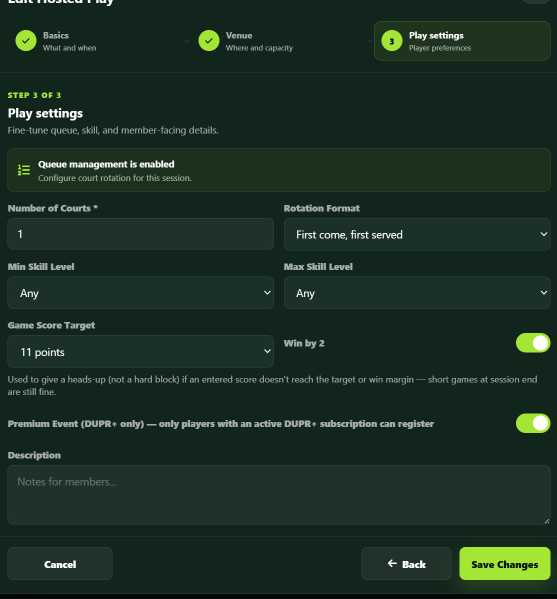
#> input picture docs/screenshots/01-premium-event-toggle.png, 1113 x 1197 px (shown at 1/2 size)
$ python build_report_jpg.py
#> lines starting #> are read from the running program, lines starting #| are printed output that depends on the picture
from PIL import Image, ImageDraw, ImageFont
import os

SRC = os.path.dirname(os.path.abspath(__file__))
OUT = os.path.join(SRC, "DUPR_Feature_Report.jpg")

COL_W = 1900
GUTTER = 90
MARGIN = 70
CANVAS_W = MARGIN * 2 + COL_W * 2 + GUTTER
TITLE_H = 190

FONT_DIR = "C:/Windows/Fonts"


def load_font(name, size):
    try:
        return ImageFont.truetype(f"{FONT_DIR}/{name}", size)
    except Exception:
        return ImageFont.load_default()


font_title = load_font("arialbd.ttf", 80)
font_sub = load_font("ariali.ttf", 34)
font_section = load_font("arialbd.ttf", 46)
font_body = load_font("arial.ttf", 34)

accent = (79, 133, 22)
text_color = (40, 40, 40)

sections = [
    {
        "num": 1,
        "title": "Premium Event (DUPR+ gating) for Hosted Play",
        "images": ["01-premium-event-toggle.png"],
        "caption": "Admins can mark a Hosted Play session as a Premium Event (DUPR+ only). Only players whose linked DUPR account has an active DUPR+ subscription can register or participate.",
    },
    {
        "num": 2,
        "title": "Delete function for Recorded Games",
        "images": ["02-delete-recorded-game.png"],
        "caption": "Admins can delete a recorded game (trash icon). If it was already submitted to DUPR, deleting it also retracts it there so ratings recalculate correctly.",
    },
    {
        "num": 3,
        "title": "DUPR rating on player dashboard",
        "images": ["03-dupr-rating-pill.png"],
        "caption": "Linked players see their DUPR rating right on their dashboard, under the greeting.",
    },
    {
        "num": 4,
        "title": "DUPR \u201clink your account\u201d prompt",
        "images": ["04-dupr-link-prompt.png"],
        "caption": "Players who haven't linked DUPR yet see a prompt in the same spot, guiding them to link their account.",
    },
    {
        "num": 5,
        "title": "DUPR rating in Attendance Check-In roster",
        "images": ["02-delete-recorded-game.png"],
        "caption": "Admins checking players in can see each player's DUPR rating right in the roster list.",
    },
    {
        "num": 6,
        "title": "Self-service DUPR Club ID for club admins",
        "images": ["05-dupr-club-id-selfservice.png"],
        "caption": "Club admins can enter their own DUPR Club ID directly from their dashboard, with a hint linking to dupr.com/clubs.",
    },
    {
        "num": 7,
        "title": "Premium Event gating \u2014 blocked vs. allowed join",
        "images": ["06-premium-blocked-join.png", "07-premium-join-success.png"],
        "caption": "A player without DUPR+ is blocked from joining a Premium session with a clear message. A player with an active DUPR+ subscription (after relinking) joins successfully.",
    },
]


def wrap_text(draw, text, font, max_width):
    words = text.split()
    lines, cur = [], ""
    for w in words:
        test = (cur + " " + w).strip()
        bbox = draw.textbbox((0, 0), test, font=font)
        if bbox[2] - bbox[0] <= max_width:
            cur = test
        else:
            if cur:
                lines.append(cur)
            cur = w
    if cur:
        lines.append(cur)
    return lines


tmp_draw = ImageDraw.Draw(Image.new("RGB", (10, 10)))

# Render each section into its own self-contained block image.
blocks = []
for sec in sections:
    imgs = []
    for fname in sec["images"]:
        im = Image.open(os.path.join(SRC, fname)).convert("RGB")
        w, h = im.size
#> w = 1113; h = 1197
        new_h = int(COL_W * h / w)
#> new_h = 2043
        imgs.append(im.resize((COL_W, new_h), Image.LANCZOS))
    caption_lines = wrap_text(tmp_draw, sec["caption"], font_body, COL_W)

    block_h = 68 + sum(im.height + 22 for im in imgs) + len(caption_lines) * 44 + 44
#> block_h = 2265
    block = Image.new("RGB", (COL_W, block_h), "white")
#> block: PIL image 1900x2265 RGB; every value is 255
    bd = ImageDraw.Draw(block)
    y = 0
    bd.text((0, y), f"{sec['num']}. {sec['title']}", font=font_section, fill=accent)
    y += 68
    for im in imgs:
        block.paste(im, (0, y))
        y += im.height + 22
#> this loop made 1 pass
#> y on pass 1: 2133
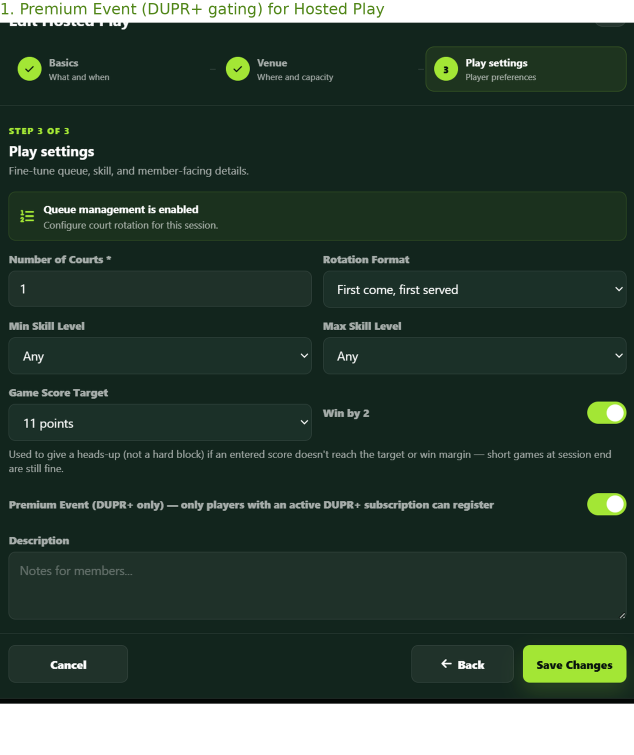
#> block: PIL image 1900x2265 RGB (shown at 1/3 size); mean R, G, B 49.9, 67.7, 57.2
#> after the loop, y = 2133
    for line in caption_lines:
        bd.text((0, y), line, font=font_body, fill=text_color)
        y += 44
#> this loop made 2 passes
#> y on passes 1 to 2: 2177, 2221
#> after the loop, y = 2221
    blocks.append(block)
#> pass 2 of the loop `for sec in sections:`:
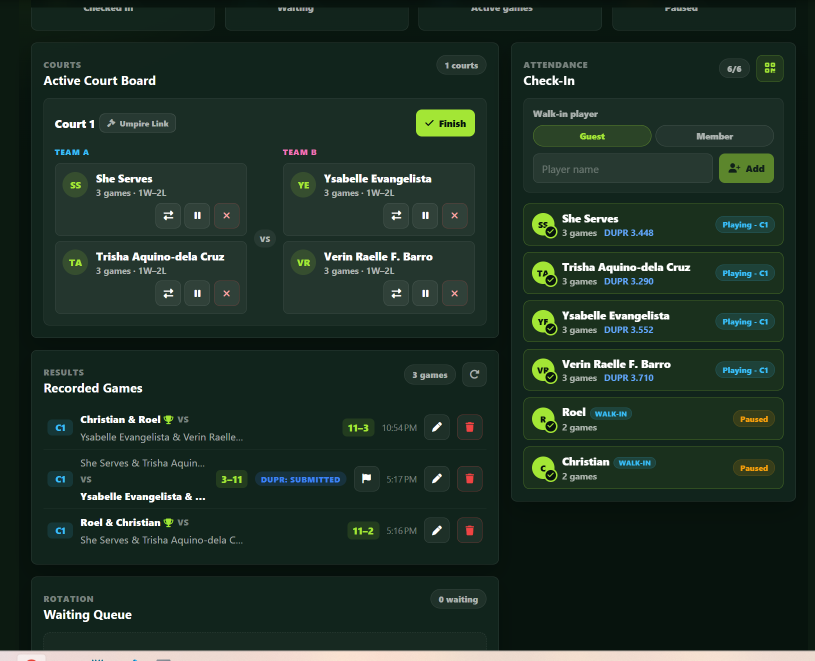
#> input picture docs/screenshots/02-delete-recorded-game.png, 1630 x 1321 px (shown at 1/2 size)
#> im: PIL image 1630x1321 RGB
#> block_h = 1761
#> the loop `for im in imgs:` made 1 pass
#> y on pass 1: 1629
#> after the loop `for im in imgs:`:
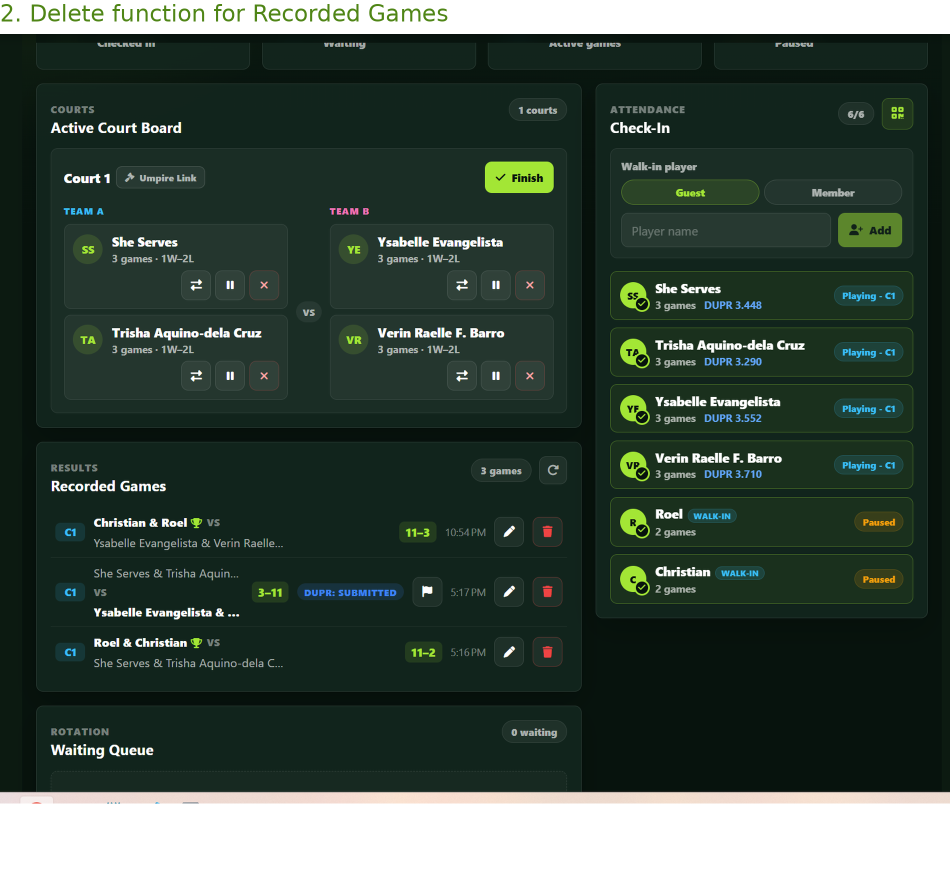
#> block: PIL image 1900x1761 RGB (shown at 1/2 size); mean R, G, B 57.8, 73.3, 63.9
#> after the loop `for im in imgs:`: y = 1629
#> the loop `for line in caption_lines:` made 2 passes
#> y on passes 1 to 2: 1673, 1717
#> after the loop `for line in caption_lines:`: y = 1717
#> pass 3 of the loop `for sec in sections:`:
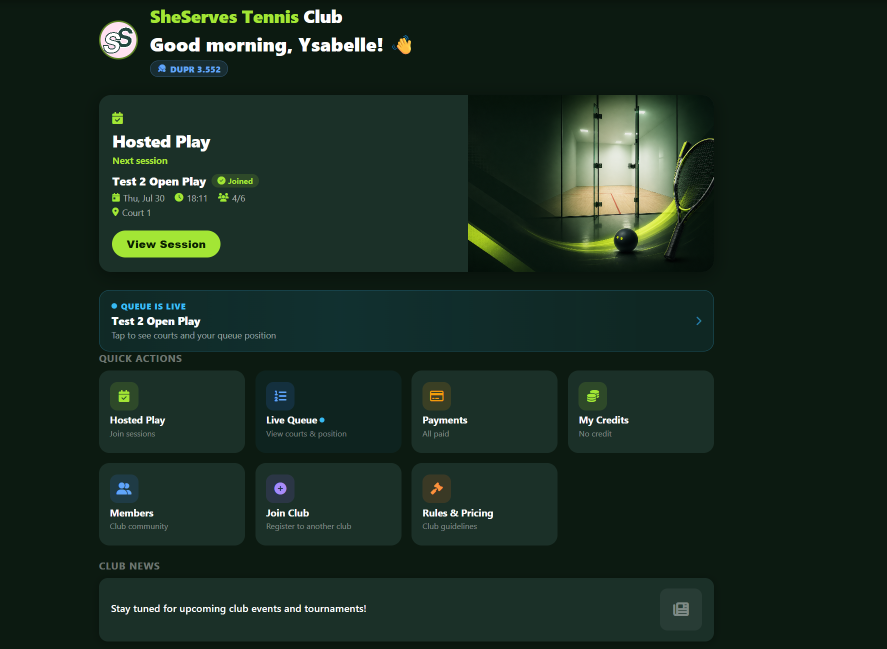
#> input picture docs/screenshots/03-dupr-rating-pill.png, 1774 x 1297 px (shown at 1/2 size)
#> im: PIL image 1774x1297 RGB
#> block_h = 1567
#> the loop `for im in imgs:` made 1 pass
#> y on pass 1: 1479
#> after the loop `for im in imgs:`:
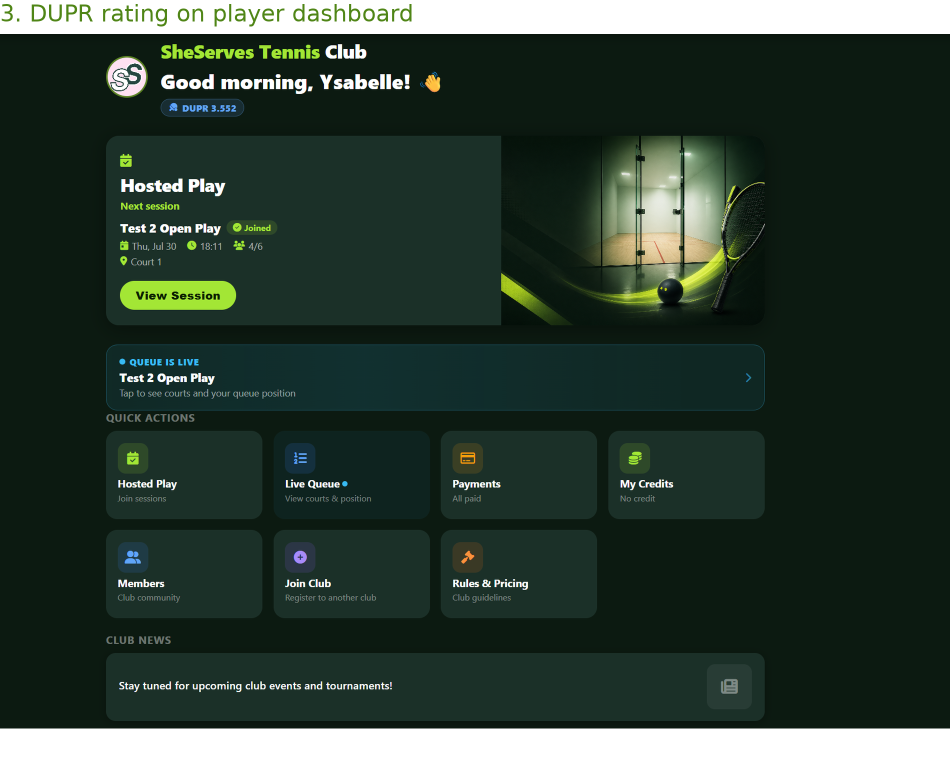
#> block: PIL image 1900x1567 RGB (shown at 1/2 size); mean R, G, B 50.7, 66.1, 56.6
#> after the loop `for im in imgs:`: y = 1479
#> the loop `for line in caption_lines:` made 1 pass
#> y on pass 1: 1523
#> after the loop `for line in caption_lines:`: y = 1523
#> (the run stopped early here; a loop or call above may not have finished)
